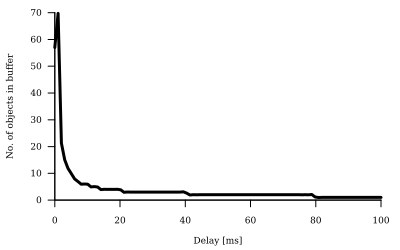

Write the gnuplot code that produced this figure.
#!/usr/bin/gnuplot -persist

set terminal svg size 400, 250 enhanced dashed round font 'DejaVU Serif, 9'
set style fill solid 0.77 noborder
set style line 1 lt 1 lw 3 lc rgb '#000000'
set style line 2 lt 1 lw 4 lc rgb '#000000'
set boxwidth 1 relative
set border 1+2
unset grid
#set key outside center top 
unset key
set xtics nomirror out
set ytics nomirror out
set xlabel 'Delay [ms]'
set ylabel 'No. of objects in buffer'

set output 'buffer.svg'
set datafile separator ','
plot 'buffer.log.save' with lines ls 1 smooth csplines
